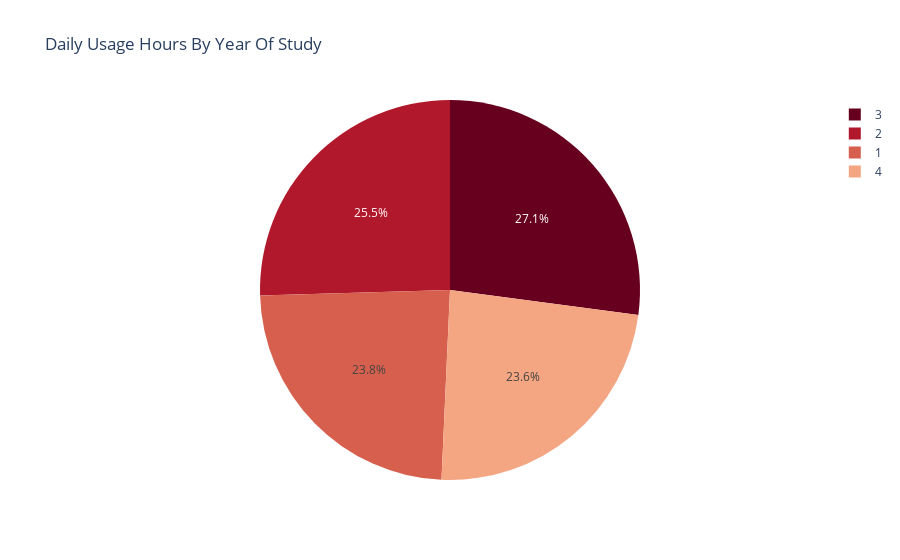

The cell this chart's notebook holds for it:
### Code cell
fig = px.pie(df1, values='Daily_Usage_Hours', names='Year_of_Study',title = 'Daily Usage Hours By Year Of Study', color_discrete_sequence=px.colors.sequential.RdBu)
fig.show()

### Figure 1 — Plotly figure (JSON) as saved in the notebook; plotly's stock layout.template omitted (floating-point values rounded to 4 significant figures; data arrays with more than 128 entries replaced by an {"elided": "..."} marker saying what was removed)
{"data": [{"domain": {"x": [0, 1], "y": [0, 1]}, "hovertemplate": "Year_of_Study=%{label}<br>Daily_Usage_Hours=%{value}<extra></extra>", "labels": {"elided": "353 int values"}, "legendgroup": "", "name": "", "showlegend": true, "type": "pie", "values": {"elided": "353 float values"}}], "layout": {"legend": {"tracegroupgap": 0}, "piecolorway": ["rgb(103,0,31)", "rgb(178,24,43)", "rgb(214,96,77)", "rgb(244,165,130)", "rgb(253,219,199)", "rgb(247,247,247)", "rgb(209,229,240)", "rgb(146,197,222)", "rgb(67,147,195)", "rgb(33,102,172)", "rgb(5,48,97)"], "title": {"text": "Daily Usage Hours By Year Of Study"}}}
